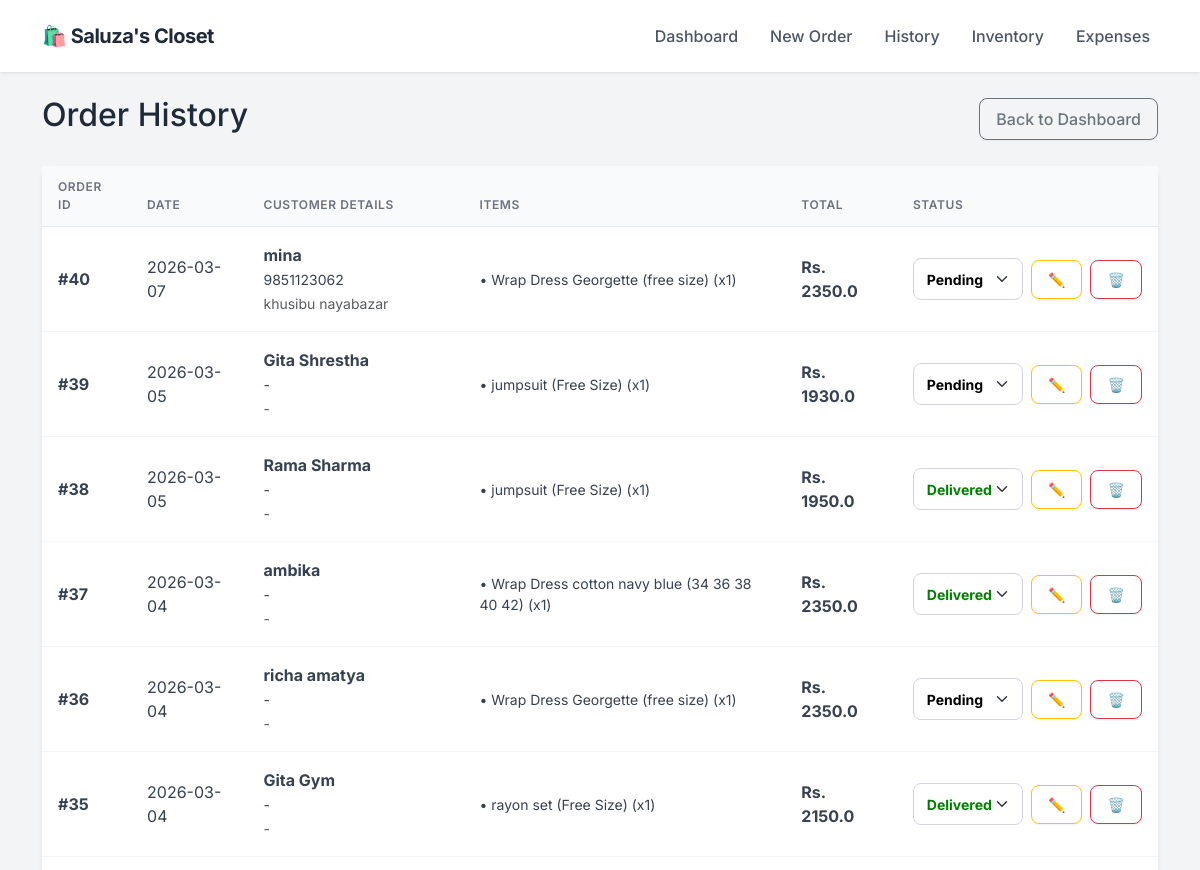
The page /orders (upper part) on the database as committed earlier.
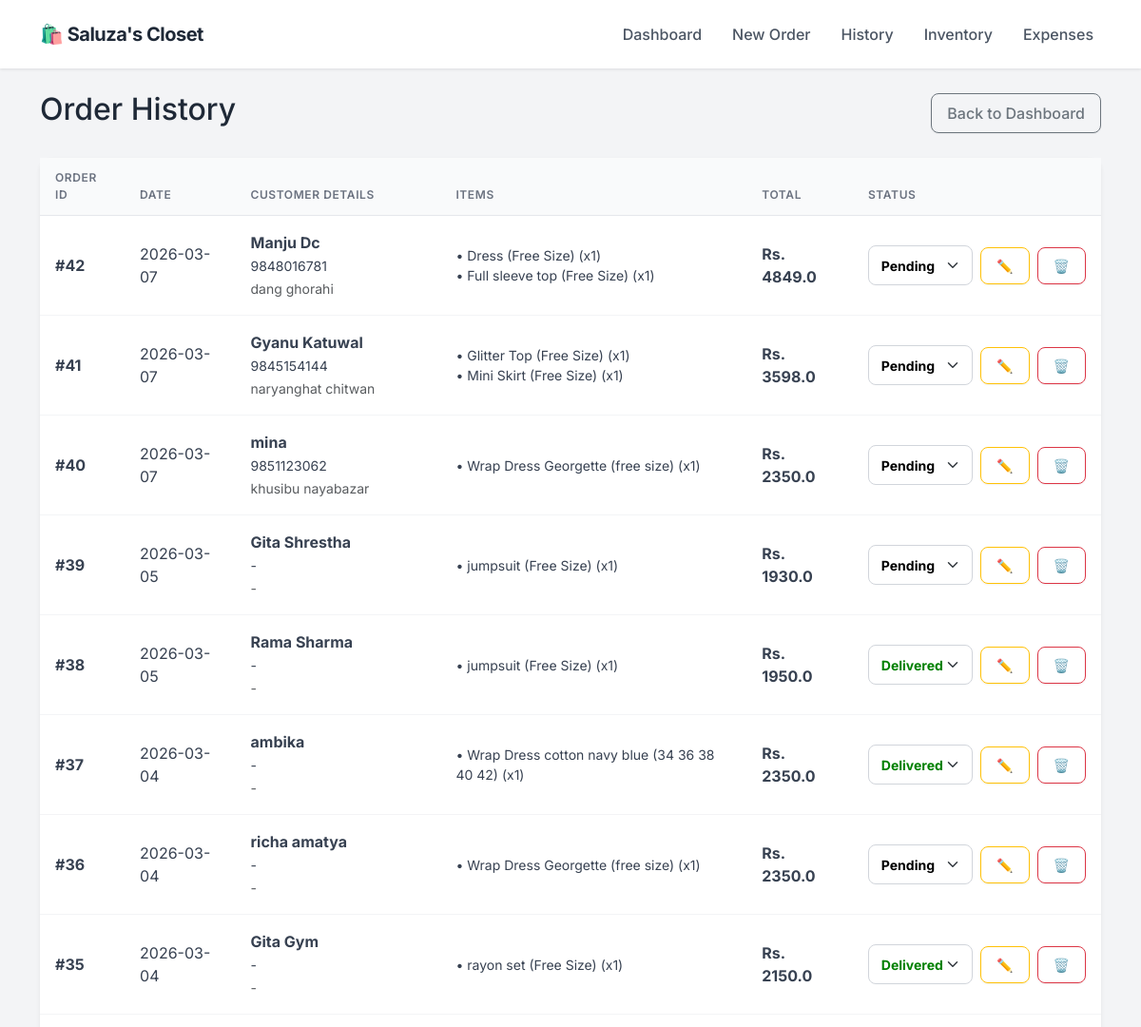
The same page on the database as committed later.
### app.py (models this page shows)
class Order(db.Model):
    id = db.Column(db.Integer, primary_key=True)
    customer_name = db.Column(db.String(100), nullable=False)
    phone = db.Column(db.String(20), nullable=False)
    address = db.Column(db.String(200), nullable=True)
    date = db.Column(db.DateTime, default=datetime.utcnow)
    total_amount = db.Column(db.Float, default=0.0)
    profit = db.Column(db.Float, default=0.0)
    status = db.Column(db.String(20), default='Pending')
    items = db.relationship('OrderItem', backref='order', lazy=True)

class OrderItem(db.Model):
    id = db.Column(db.Integer, primary_key=True)
    order_id = db.Column(db.Integer, db.ForeignKey('order.id'), nullable=False)
    product_id = db.Column(db.Integer, db.ForeignKey('product.id'), nullable=False)
    quantity = db.Column(db.Integer, nullable=False)
    discount = db.Column(db.Float, default=0.0)
    subtotal = db.Column(db.Float, nullable=False)
    product_name = db.Column(db.String(100))

### app.py (the view)
@app.route('/orders')
def order_history():
    all_orders = Order.query.order_by(Order.date.desc()).all()
    return render_template('orders.html', orders=all_orders)

### templates/orders.html (shortened to what this page needs)
{% extends "layout.html" %}
{% block content %}
<div class="d-flex justify-content-between align-items-center mb-4">
    <h2>Order History</h2>
    <a href="/" class="btn btn-outline-secondary">Back to Dashboard</a>
</div>
<div class="card shadow-sm">
    <div class="card-body p-0">
        <table class="table table-hover mb-0 align-middle">
            <thead class="table-light">
                <tr>
                    <th>Order ID</th>
                    <th>Date</th>
                    <th>Customer Details</th>
                    <th>Items</th>
                    <th>Total</th>
                    <th>Status</th>
                </tr>
            </thead>
            <tbody>
                {% for order in orders %}
                <tr>
                    <td><strong>#{{ order.id }}</strong></td>
                    <td>{{ order.date.strftime('%Y-%m-%d') }}</td>
                    <td>
                        <strong>{{ order.customer_name }}</strong><br>
                        <small>{{ order.phone }}</small><br>
                        <small class="text-muted">{{ order.address }}</small>
                    </td>
                    <td>
                        <ul class="list-unstyled mb-0 small">
                        {% for item in order.items %}
                            <li>• {{ item.product_name }} (x{{ item.quantity }})</li>
                        {% endfor %}
                        </ul>
                    </td>
                    <td><strong>Rs. {{ order.total_amount }}</strong></td>
                    <td>
                        <div class="d-flex gap-2 align-items-center">
                            <form action="/update_status/{{ order.id }}" method="POST">
                                <select name="status" class="form-select form-select-sm"
                                        style="width: 110px; font-weight: bold;
                                        color: {{ 'green' if order.status == 'Delivered' else ('blue' if order.status == 'Shipped' else 'black') }}"
                                        onchange="this.form.submit()">
                                    <option value="Pending" {% if order.status == 'Pending' %}selected{% endif %}>Pending</option>
                                    <option value="Delivered" {% if order.status == 'Delivered' %}selected{% endif %}>Delivered</option>
                                </select>
                            </form>
                            <a href="/edit_order/{{ order.id }}" class="btn btn-sm btn-outline-warning" title="Edit Order">✏️</a>
                            <a href="/delete_order/{{ order.id }}"
                               class="btn btn-sm btn-outline-danger"
                               onclick="return confirm('Are you sure? This will delete the order and RESTORE the stock.')"
                               title="Delete Order">
                                🗑️
                            </a>
                        </div>
                    </td>
                </tr>
                {% endfor %}
            </tbody>
        </table>
    </div>
</div>
{% endblock %}

### templates/layout.html (shortened to what this page needs)
<!DOCTYPE html>
<html lang="en">
<head>
    <link href="https://cdn.jsdelivr.net/npm/bootstrap@5.3.0/dist/css/bootstrap.min.css" rel="stylesheet">
</head>
<body>
    <nav class="navbar navbar-expand-lg sticky-top">
        <div class="container">
            <a class="navbar-brand" href="/">
                🛍️ Saluza's Closet
            </a>
            <div class="collapse navbar-collapse" id="navbarNav">
                <ul class="navbar-nav ms-auto">
                    <li class="nav-item"><a class="nav-link" href="/">Dashboard</a></li>
                    <li class="nav-item"><a class="nav-link" href="/new_order">New Order</a></li>
                    <li class="nav-item"><a class="nav-link" href="/orders">History</a></li>
                    <li class="nav-item"><a class="nav-link" href="/inventory">Inventory</a></li>
                    <li class="nav-item"><a class="nav-link" href="/expenses">Expenses</a></li>
                </ul>
            </div>
        </div>
    </nav>
    <div class="container py-4">
        {% block content %}{% endblock %}
    </div>
</body>
</html>

### templates/layout.html (style rules this page uses)
:root { --primary-color: #2563eb; --bg-color: #f3f4f6; --text-dark: #1f2937; --card-shadow: 0 4px 6px -1px rgba(0, 0, 0, 0.1), 0 2px 4px -1px rgba(0, 0, 0, 0.06); }
body { font-family: 'Inter', sans-serif; background-color: var(--bg-color); color: var(--text-dark); }
.navbar { background-color: #ffffff; box-shadow: 0 1px 3px rgba(0,0,0,0.1); padding: 1rem 0; }
.navbar-brand { font-weight: 700; color: var(--text-dark) !important; font-size: 1.25rem; letter-spacing: -0.5px; }
.nav-link { color: #4b5563 !important; font-weight: 500; margin-left: 1rem; transition: color 0.2s; }
.card { border: none; border-radius: 12px; box-shadow: var(--card-shadow); background: #ffffff; transition: transform 0.2s; }
.btn { border-radius: 8px; font-weight: 500; padding: 0.5rem 1rem; box-shadow: 0 1px 2px 0 rgba(0, 0, 0, 0.05); }
.table { margin-bottom: 0; }
.table thead th { background-color: #f9fafb; color: #6b7280; font-size: 0.75rem; text-transform: uppercase; letter-spacing: 0.05em; font-weight: 600; border-bottom: 1px solid #e5e7eb; padding: 0.75rem 1rem; }
.table tbody td { padding: 1rem 1rem; vertical-align: middle; color: #374151; border-bottom: 1px solid #f3f4f6; }
.form-control, .form-select { border-radius: 8px; border: 1px solid #d1d5db; padding: 0.6rem 0.8rem; }

Rows that differ between the two databases and show on the page:
added Order: id "42", date "2026-03-07", customer_name "Manju Dc", phone "9848016781", address "dang ghorahi", total_amount "4849.0", status "Pending"
added OrderItem: product_name "Dress (Free Size)", quantity "1", shown under "42"
added OrderItem: product_name "Full sleeve top (Free Size)", quantity "1", shown under "42"
added Order: id "41", date "2026-03-07", customer_name "Gyanu Katuwal", phone "9845154144", address "naryanghat chitwan", total_amount "3598.0", status "Pending"
added OrderItem: product_name "Glitter Top (Free Size)", quantity "1", shown under "41"
added OrderItem: product_name "Mini Skirt (Free Size)", quantity "1", shown under "41"
